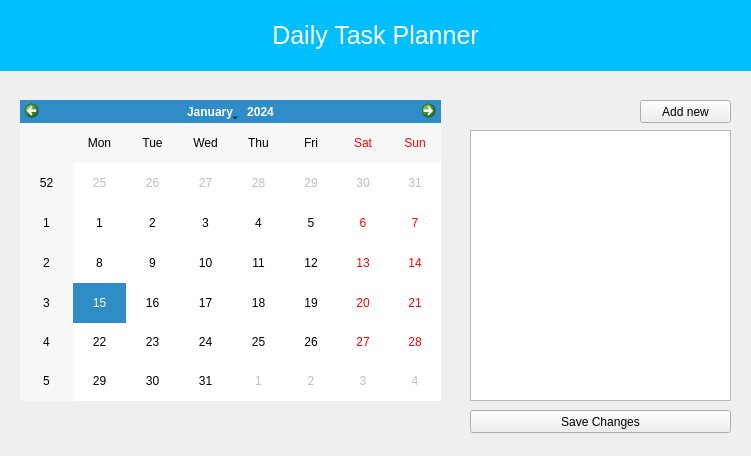
<?xml version="1.0" encoding="UTF-8"?>
<ui version="4.0">
 <class>Form</class>
 <widget class="QWidget" name="Form">
  <property name="geometry">
   <rect>
    <x>0</x>
    <y>0</y>
    <width>751</width>
    <height>456</height>
   </rect>
  </property>
  <property name="windowTitle">
   <string>Form</string>
  </property>
  <widget class="QCalendarWidget" name="calendarWidget">
   <property name="geometry">
    <rect>
     <x>20</x>
     <y>100</y>
     <width>421</width>
     <height>301</height>
    </rect>
   </property>
  </widget>
  <widget class="QListWidget" name="taskslistWidget">
   <property name="geometry">
    <rect>
     <x>470</x>
     <y>130</y>
     <width>261</width>
     <height>271</height>
    </rect>
   </property>
   <property name="styleSheet">
    <string notr="true">font: 14pt &quot;Sawasdee&quot;;</string>
   </property>
  </widget>
  <widget class="QPushButton" name="pushButton">
   <property name="geometry">
    <rect>
     <x>470</x>
     <y>410</y>
     <width>261</width>
     <height>23</height>
    </rect>
   </property>
   <property name="styleSheet">
    <string notr="true"/>
   </property>
   <property name="text">
    <string>Save Changes</string>
   </property>
  </widget>
  <widget class="QPushButton" name="pushButton_2">
   <property name="geometry">
    <rect>
     <x>640</x>
     <y>100</y>
     <width>91</width>
     <height>23</height>
    </rect>
   </property>
   <property name="text">
    <string>Add new</string>
   </property>
  </widget>
  <widget class="QLabel" name="label">
   <property name="geometry">
    <rect>
     <x>-10</x>
     <y>0</y>
     <width>771</width>
     <height>71</height>
    </rect>
   </property>
   <property name="styleSheet">
    <string notr="true">font-size : 25px;
font: 25 24pt &quot;Source Code Pro Light&quot;;
background: #01BFFF;
color: white;
border-radius: 8px</string>
   </property>
   <property name="text">
    <string>Daily Task Planner</string>
   </property>
   <property name="alignment">
    <set>Qt::AlignCenter</set>
   </property>
  </widget>
 </widget>
 <resources/>
 <connections/>
</ui>
